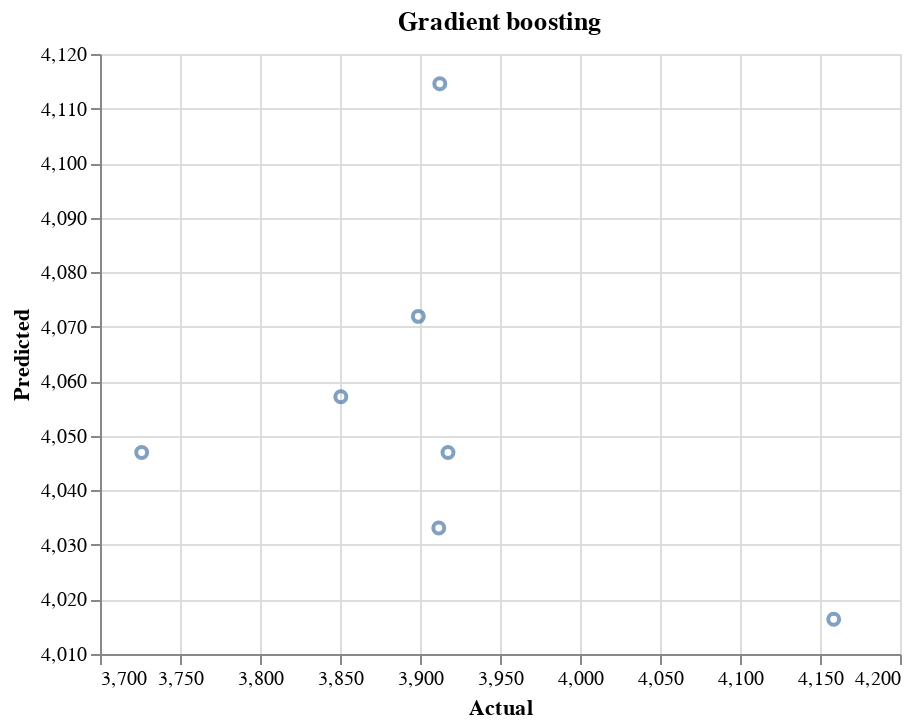

Write notebook code for a chart like this one.
### Code cell
alt.Chart(pd.DataFrame({'Actual': Y_test, 'Gradient boosting': GB.predict(X_test)})).mark_point().encode(
    alt.X('Actual', scale=alt.Scale(zero=False), title='Actual'),
    alt.Y('Gradient boosting', scale=alt.Scale(zero=False), title='Predicted')
).properties(title = 'Gradient boosting')

### Figure 1 — Vega-Lite specification as saved in the notebook (floating-point values rounded to 4 significant figures)
{"config": {"view": {"continuousWidth": 400, "continuousHeight": 300}}, "data": {"name": "data-0f3765aa9075f16c1a4253b8a6a43178"}, "mark": "point", "encoding": {"x": {"field": "Actual", "scale": {"zero": false}, "title": "Actual", "type": "quantitative"}, "y": {"field": "Gradient boosting", "scale": {"zero": false}, "title": "Predicted", "type": "quantitative"}}, "title": "Gradient boosting", "$schema": "https://vega.github.io/schema/vega-lite/v4.17.0.json", "datasets": {"data-0f3765aa9075f16c1a4253b8a6a43178": [{"Actual": 3899.0, "Gradient boosting": 4072.0}, {"Actual": 3912.0, "Gradient boosting": 4033.0}, {"Actual": 4159.0, "Gradient boosting": 4016.0}, {"Actual": 3851.0, "Gradient boosting": 4057.0}, {"Actual": 3726.0, "Gradient boosting": 4047.0}, {"Actual": 3917.0, "Gradient boosting": 4047.0}, {"Actual": 3912.0, "Gradient boosting": 4115.0}]}}
